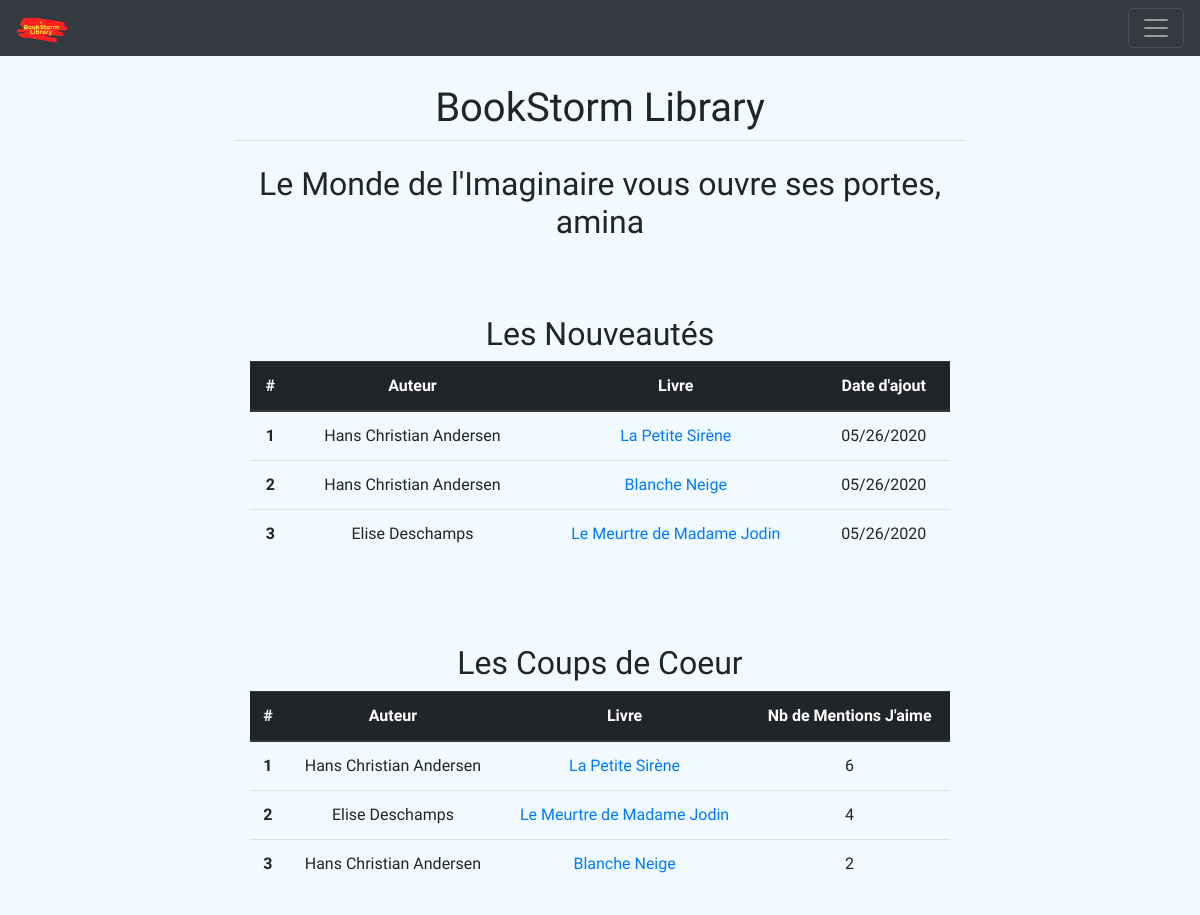
Page / (signed in) on the earlier database version.
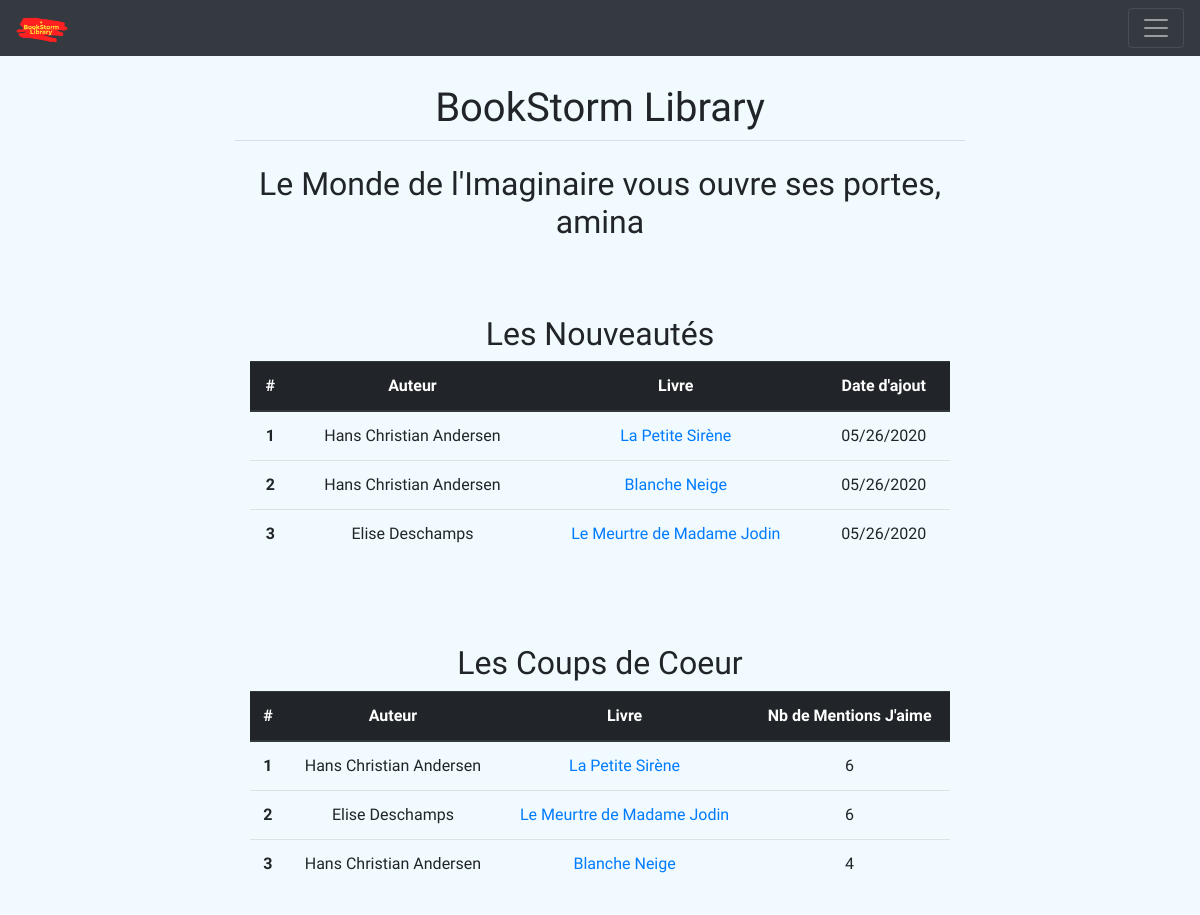
Same page on the later database version.
### books/models.py (models this page shows, shortened)
class Book(models.Model): #() indicate inheritance
	title				= models.CharField(max_length=120)
	summary 			= models.TextField()
	author				= models.ForeignKey(Account, on_delete=models.CASCADE, limit_choices_to={'is_author': True}) # possible values of on_delete: [CASCADE, PROTECT, SET_NULL, SET_DEFAULT, SET(value)]
	publication_date	= models.DateField()
	create_stamp        = models.DateField(auto_now_add=True)
	categories			= models.ManyToManyField(Category) # ManyToMany relationship with the Category model class
	price				= models.DecimalField(max_digits = 5, decimal_places = 2)
	nb_likes			= models.IntegerField(default=0, editable=False)
	def __str__(self):
		return self.title # toString method ==> print(obj)

### accounts/models.py (models this page shows, shortened)
class Account(AbstractUser):
    is_author	= models.BooleanField(default=False)
    def has_author_account(self):
        return self.is_author
    def __str__(self):
        if self.first_name is None or self.first_name is '': #no null in python, use None instead
            return self.username
        else:
            return self.get_full_name()

### pages/views.py (the view)
# urls.py: path('', index_view, name='index'),
def index_view(request):
	if request.user.is_authenticated:
		new_arrivals_list 	= Book.objects.order_by('create_stamp')[:3] #order by ascending order, keep first 3
		top_books_list 		= Book.objects.order_by('-nb_likes')[:3] #order by descending order, keep first 3
		context = {
			'new_arrivals_list'	: new_arrivals_list,
			'top_books_list'	: top_books_list
		}
		return render(request, 'index.html', context)
	else:
		return redirect('accounts:login')

### pages/templates/index.html
{% extends 'base.html' %}
{% block content %}
	{% load pages_extras %}
	<h2 style="text-align: center;">Le <span style="font-family: 'Mountains of Christmas', cursive;">Monde de l'Imaginaire</span> vous ouvre ses portes, {{ user.get_username }}</h2>
	{% if not new_arrivals_list and not top_books_list %}
		<div class="alert alert-warning text-center">
			Nous n'avons malheureusement aucun livre à vous proposer pour le moment. Mais revenez bientôt, nous aurons certainement de quoi vous faire rêver!
		</div>
	{% else %}
		<div class="container" style="margin-top: 10%">
			<div class="row" style="margin-bottom: 10%;">
				<div class="col text-center align-self-center">
					<h2 style="font-family: 'Mountains of Christmas', cursive;">Les Nouveautés</h2>
					<table class="table">
					  <thead class="thead-dark">
					    <tr>
					      <th scope="col">#</th>
					      <th scope="col">Auteur</th>
					      <th scope="col">Livre</th>
					      <th scope="col">Date d'ajout</th>
					    </tr>
					  </thead>
					  <tbody>
					  	{% for book in new_arrivals_list%}
					  		<tr>
						      <th scope="row">{{ forloop.counter }}</th>
						      <td>{{ book.author }}</td>
						      <td><a href="{% url 'books:book-detail' book.pk %}">{{ book }}</a></td>
						      <td>{{ book.create_stamp|date:"SHORT_DATE_FORMAT" }}</td>
						    </tr>
					  	{% endfor %}
					  </tbody>
					</table>
				</div>
			</div>
			<div class="row">
				<div class="col text-center align-self-center">
					<div class="col text-center align-self-center">
						<h2 style="font-family: 'Mountains of Christmas', cursive;">Les Coups de Coeur</h2>
					</div>
					<table class="table table-hover">
					  <thead class="thead-dark">
					    <tr>
					      <th scope="col">#</th>
					      <th scope="col">Auteur</th>
					      <th scope="col">Livre</th>
					      <th scope="col">Nb de Mentions J'aime</th>
					    </tr>
					  </thead>
					  <tbody>
					    {% for book in top_books_list %}
					  		<tr>
						      <th scope="row">{{ forloop.counter }}</th>
						      <td>{{ book.author }}</td>
						      <td><a href="{% url 'books:book-detail' book.pk %}">{{ book }}</a></td>
						      <td>{{ book.nb_likes }}</td>
						    </tr>
					  	{% endfor %}
					  </tbody>
					</table>
				</div>
			</div>
	{% endif %}
{% endblock %}

Differences in the rows shown:
changed Book "Blanche Neige": nb_likes "2" → "4"
changed Book "Le Meurtre de Madame Jodin": nb_likes "4" → "6"
